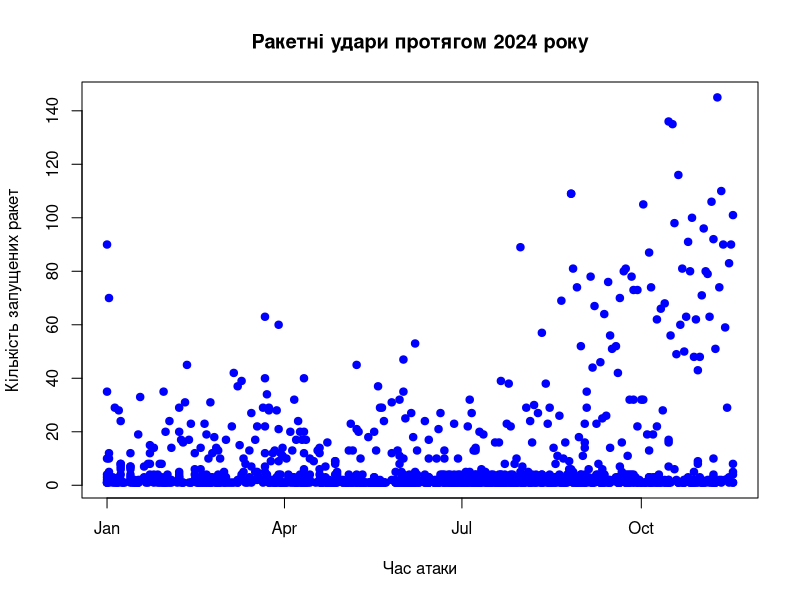
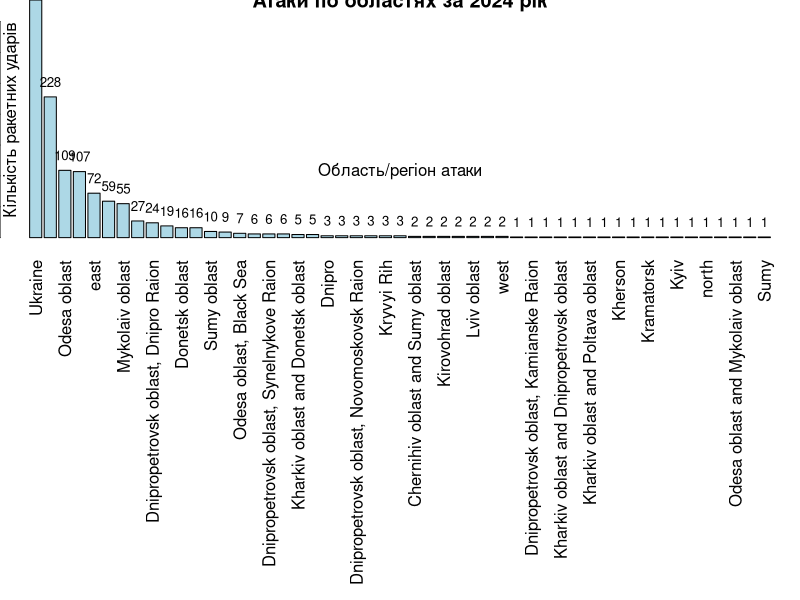

Write R code to recreate these figures, in order. (Note: this script raises an error after producing the figures.)
# Load necessary libraries
library(ggplot2)

data <- read.csv ("missile_attacks_daily.csv", header = TRUE, sep = ",")

# Convert time_start to Date type
data$time_start <- as.Date(data$time_start)

# Filter data for the year 2024
data_2024 <- subset(data, format(time_start, "%Y") == "2024" & !is.na(launched))

# Create a new column for the week number
data_2024$week <- format(data_2024$time_start, "%Y-%U")

# Plot time_start vs launched
plot(data_2024$time_start, data_2024$launched, 
     xlab = "Час атаки", 
     ylab = "Кількість запущених ракет", 
     main = "Ракетні удари протягом 2024 року",
     pch = 19, 
     col = "blue")

# Count attacks per target
target_counts <- table(data_2024$target)
par(mar = c(18, 0, 0, 0))
# Sort target counts in descending order
target_counts <- sort(target_counts, decreasing = TRUE)
# Plot histogram
bar_positions <- barplot(target_counts, 
       main = "Атаки по областях за 2024 рік", 
       cex.names = 1,
       ylab = "Кількість ракетних ударів", 
       col = "lightblue", 
       las = 2)

mtext("Область/регіон атаки", side = 1, line = -4)
mtext("Кількість ракетних ударів", side = 2, line = -1)
text(x = bar_positions, y = target_counts, label = target_counts, pos = 3, cex = 0.8, col = "black")

mean_launched <- mean(data_2024$launched)
mode_launched <- as.numeric(names(sort(table(data_2024$launched), decreasing = TRUE)[1]))
median_launched <- median(data_2024$launched)
range_launched <- range(data_2024$launched)
sd_launched <- sd(data_2024$launched)
cv_launched <- sd_launched / mean_launched * 100
skewness_launched <- skewness(data_2024$launched)
kurtosis_launched <- kurtosis(data_2024$launched)
min_launched <- min(data_2024$launched)
max_launched <- max(data_2024$launched)
sum_launched <- sum(data_2024$launched)


# Print statistics
cat("Середнє арифметичне (Mean):", mean_launched, "\n")
cat("Мода (Mode):", mode_launched, "\n")
cat("Медіана (Median):", median_launched, "\n")
cat("Розмах (Range):", range_launched, "\n")
cat("Стандартне відхилення (Standard Deviation):", sd_launched, "\n")
cat("Коефіцієнт варіації (Coefficient of Variation):", cv_launched, "%\n")
cat("Асиметрія (Skewness):", skewness_launched, "\n")
cat("Ексцес (Kurtosis):", kurtosis_launched, "\n")
cat("Мінімум (Minimum):", min_launched, "\n")
cat("Максимум (Maximum):", max_launched, "\n")
cat("Сума (Sum):", sum_launched, "\n")

# Count the number of attacks per week
weekly_attacks <- data_2024 %>%
  group_by(week) %>%
  summarise(attacks = n())

# Calculate cumulative attacks
weekly_attacks$cumulative_attacks <- cumsum(weekly_attacks$attacks)

# Create the ggplot
p <- ggplot(weekly_attacks, aes(x = as.Date(paste0(week, "-1"), format = "%Y-%U-%u"), y = cumulative_attacks)) +
  geom_line(color = "blue") +
  labs(title = "Кумулянта атак у 2024",
       x = "Тиждень",
       y = "Кумулятивна кількість атак") +
  theme_minimal()

# Save the plot to a file
ggsave("cumulative_missile_attacks_2024.png", plot = p)

# Create the ggplot for histogram of weekly attacks
histogram_plot <- ggplot(weekly_attacks, aes(x = as.Date(paste0(week, "-1"), format = "%Y-%U-%u"), y = attacks)) +
  geom_bar(stat = "identity", fill = "lightblue") +
  labs(title = "Частота атак по тижнях у 2024 році",
       x = "Тиждень",
       y = "Кількість атак") +
  theme_minimal()

# Save the histogram plot to a file
ggsave("weekly_frequency_attacks_2024.png", plot = histogram_plot)

# Display the histogram plot
print(histogram_plot)

# Create the ggplot for cumulative attacks with dots and horizontal lines
cumulative_plot <- ggplot(weekly_attacks, aes(x = as.Date(paste0(week, "-1"), format = "%Y-%U-%u"), y = cumulative_attacks)) +
  geom_point(color = "blue") +
  geom_segment(aes(x = as.Date(paste0(week, "-1"), format = "%Y-%U-%u"), xend = lead(as.Date(paste0(week, "-1"), format = "%Y-%U-%u")), yend = cumulative_attacks), color = "blue") +
  labs(title = "Кумулянта атак у 2024",
       x = "Тиждень",
       y = "Кумулятивна кількість атак") +
  theme_minimal()

# Save the cumulative plot to a file
ggsave("cumulative_attacks_based_on_histogram_2024.png", plot = cumulative_plot)

# Display the cumulative plot
print(cumulative_plot)





